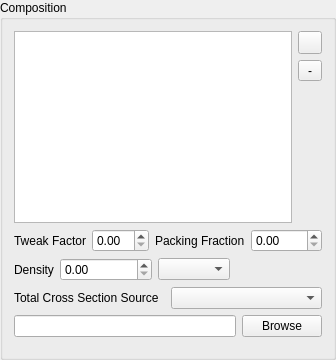
                     <widget class="QGroupBox" name="compositionComboBox">
                      <property name="sizePolicy">
                       <sizepolicy hsizetype="Expanding" vsizetype="Minimum">
                        <horstretch>0</horstretch>
                        <verstretch>0</verstretch>
                       </sizepolicy>
                      </property>
                      <property name="minimumSize">
                       <size>
                        <width>0</width>
                        <height>0</height>
                       </size>
                      </property>
                      <property name="maximumSize">
                       <size>
                        <width>16777215</width>
                        <height>16777215</height>
                       </size>
                      </property>
                      <property name="title">
                       <string>Composition</string>
                      </property>
                      <layout class="QVBoxLayout" name="verticalLayout_38">
                       <item>
                        <layout class="QHBoxLayout" name="horizontalLayout_15">
                         <item>
                          <widget class="CompositionTable" name="containerCompositionTable">
                           <property name="maximumSize">
                            <size>
                             <width>16777215</width>
                             <height>16777215</height>
                            </size>
                           </property>
                           <property name="selectionBehavior">
                            <enum>QAbstractItemView::SelectRows</enum>
                           </property>
                          </widget>
                         </item>
                         <item>
                          <layout class="QVBoxLayout" name="verticalLayout_39">
                           <item>
                            <widget class="QToolButton" name="insertContainerElementButton">
                             <property name="sizePolicy">
                              <sizepolicy hsizetype="Minimum" vsizetype="Minimum">
                               <horstretch>0</horstretch>
                               <verstretch>0</verstretch>
                              </sizepolicy>
                             </property>
                             <property name="maximumSize">
                              <size>
                               <width>16777215</width>
                               <height>16777215</height>
                              </size>
                             </property>
                             <property name="text">
                              <string/>
                             </property>
                             <property name="icon">
                              <iconset resource="../resources/resources.qrc">
                               <normaloff>:/icons/plus.png</normaloff>:/icons/plus.png</iconset>
                             </property>
                            </widget>
                           </item>
                           <item>
                            <widget class="QToolButton" name="removeContainerElementButton">
                             <property name="sizePolicy">
                              <sizepolicy hsizetype="Minimum" vsizetype="Minimum">
                               <horstretch>0</horstretch>
                               <verstretch>0</verstretch>
                              </sizepolicy>
                             </property>
                             <property name="maximumSize">
                              <size>
                               <width>16777215</width>
                               <height>16777215</height>
                              </size>
                             </property>
                             <property name="text">
                              <string>-</string>
                             </property>
                             <property name="icon">
                              <iconset resource="../resources/resources.qrc">
                               <normaloff>:/icons/minus.png</normaloff>:/icons/minus.png</iconset>
                             </property>
                            </widget>
                           </item>
                           <item>
                            <spacer name="verticalSpacer_17">
                             <property name="orientation">
                              <enum>Qt::Vertical</enum>
                             </property>
                             <property name="sizeHint" stdset="0">
                              <size>
                               <width>20</width>
                               <height>40</height>
                              </size>
                             </property>
                            </spacer>
                           </item>
                          </layout>
                         </item>
                        </layout>
                       </item>
                       <item>
                        <layout class="QHBoxLayout" name="horizontalLayout_77">
                         <item>
                          <widget class="QLabel" name="tweakFactorLabel_2">
                           <property name="text">
                            <string>Tweak Factor</string>
                           </property>
                          </widget>
                         </item>
                         <item>
                          <widget class="ExponentialSpinBox" name="containerTweakFactorSpinBox">
                           <property name="sizePolicy">
                            <sizepolicy hsizetype="Expanding" vsizetype="Fixed">
                             <horstretch>0</horstretch>
                             <verstretch>0</verstretch>
                            </sizepolicy>
                           </property>
                          </widget>
                         </item>
                         <item>
                          <widget class="QLabel" name="label_8">
                           <property name="text">
                            <string>Packing Fraction</string>
                           </property>
                          </widget>
                         </item>
                         <item>
                          <widget class="ExponentialSpinBox" name="containerPackingFractionSpinBox">
                           <property name="sizePolicy">
                            <sizepolicy hsizetype="Expanding" vsizetype="Fixed">
                             <horstretch>0</horstretch>
                             <verstretch>0</verstretch>
                            </sizepolicy>
                           </property>
                           <property name="maximum">
                            <double>1000.000000000000000</double>
                           </property>
                          </widget>
                         </item>
                        </layout>
                       </item>
                       <item>
                        <layout class="QHBoxLayout" name="horizontalLayout_76">
                         <item>
                          <widget class="QLabel" name="densityLabel_3">
                           <property name="sizePolicy">
                            <sizepolicy hsizetype="Minimum" vsizetype="Preferred">
                             <horstretch>0</horstretch>
                             <verstretch>0</verstretch>
                            </sizepolicy>
                           </property>
                           <property name="text">
                            <string>Density</string>
                           </property>
                          </widget>
                         </item>
                         <item>
                          <widget class="ExponentialSpinBox" name="containerDensitySpinBox">
                           <property name="sizePolicy">
                            <sizepolicy hsizetype="Expanding" vsizetype="Fixed">
                             <horstretch>0</horstretch>
                             <verstretch>0</verstretch>
                            </sizepolicy>
                           </property>
                          </widget>
                         </item>
                         <item>
                          <widget class="QComboBox" name="containerDensityUnitsComboBox">
                           <property name="maximumSize">
                            <size>
                             <width>16777215</width>
                             <height>16777215</height>
                            </size>
                           </property>
                          </widget>
                         </item>
                         <item>
                          <spacer name="horizontalSpacer_34">
                           <property name="orientation">
                            <enum>Qt::Horizontal</enum>
                           </property>
                           <property name="sizeHint" stdset="0">
                            <size>
                             <width>40</width>
                             <height>20</height>
                            </size>
                           </property>
                          </spacer>
                         </item>
                        </layout>
                       </item>
                       <item>
                        <layout class="QHBoxLayout" name="horizontalLayout_78">
                         <item>
                          <widget class="QLabel" name="totalCrossSectionSourceLabel">
                           <property name="sizePolicy">
                            <sizepolicy hsizetype="Expanding" vsizetype="Minimum">
                             <horstretch>0</horstretch>
                             <verstretch>0</verstretch>
                            </sizepolicy>
                           </property>
                           <property name="text">
                            <string>Total Cross Section Source</string>
                           </property>
                          </widget>
                         </item>
                         <item>
                          <widget class="QComboBox" name="containerTotalCrossSectionComboBox">
                           <property name="sizePolicy">
                            <sizepolicy hsizetype="Expanding" vsizetype="Fixed">
                             <horstretch>0</horstretch>
                             <verstretch>0</verstretch>
                            </sizepolicy>
                           </property>
                          </widget>
                         </item>
                        </layout>
                       </item>
                       <item>
                        <widget class="QWidget" name="containerCrossSectionFileWidget" native="true">
                         <property name="sizePolicy">
                          <sizepolicy hsizetype="Expanding" vsizetype="Preferred">
                           <horstretch>0</horstretch>
                           <verstretch>0</verstretch>
                          </sizepolicy>
                         </property>
                         <layout class="QHBoxLayout" name="horizontalLayout_79">
                          <property name="leftMargin">
                           <number>0</number>
                          </property>
                          <property name="topMargin">
                           <number>0</number>
                          </property>
                          <property name="rightMargin">
                           <number>0</number>
                          </property>
                          <item>
                           <widget class="QLineEdit" name="containerCrossSectionFileLineEdit"/>
                          </item>
                          <item>
                           <widget class="QPushButton" name="browseContainerCrossSectionFileButton">
                            <property name="text">
                             <string>Browse</string>
                            </property>
                           </widget>
                          </item>
                         </layout>
                        </widget>
                       </item>
                      </layout>
                     </widget>
